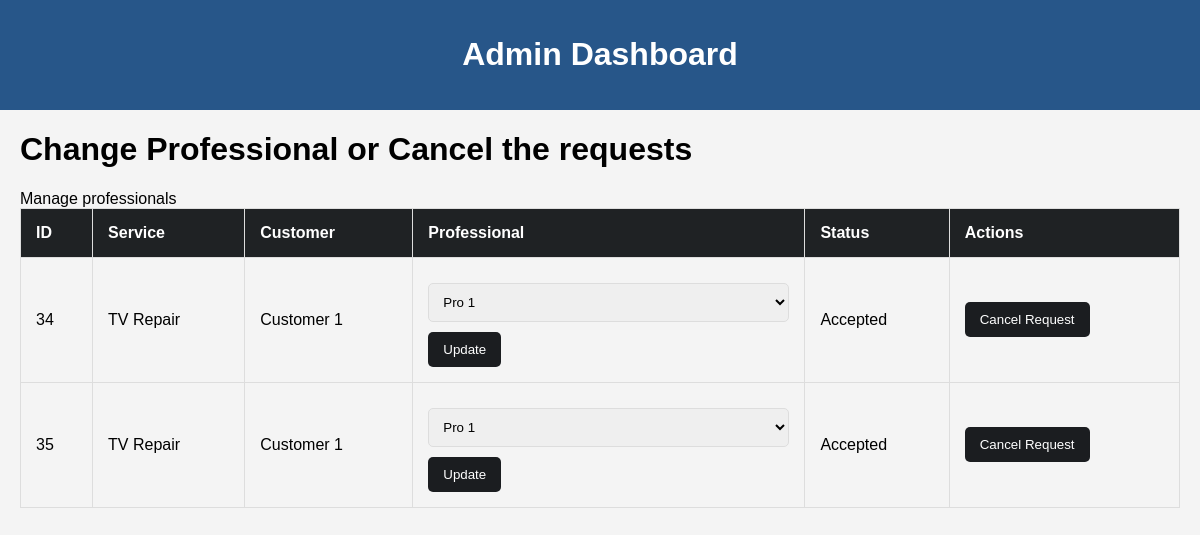
/adminedit/2 (signed in), run on the app's committed database.
### app.py (models this page shows, shortened)
class ServiceRequest(db.Model,UserMixin):
    __tablename__ = 'service_request'
    id = db.Column(db.Integer, primary_key=True, autoincrement=True)
    service_id = db.Column(db.Integer, db.ForeignKey('service.id'), nullable=False)
    customer_id = db.Column(db.Integer, db.ForeignKey('customer.id'), nullable=False)
    date_of_request = db.Column(db.DateTime, nullable=False, default=datetime.utcnow)
    date_of_completion = db.Column(db.DateTime, nullable=True)
    status = db.Column(db.Enum(StatusEnum), nullable=False, default=StatusEnum.Pending)
    remarks = db.Column(db.String(500), nullable=True)
    package_id = db.Column(db.Integer, db.ForeignKey('packages.id'), nullable=True)
    professional_id = db.Column(db.Integer, db.ForeignKey('service_professional.id'), nullable=True)
    customer = db.relationship('Customer', backref=db.backref('customer_requests', lazy=True))
    service = db.relationship('Service', backref=db.backref('service_requests', lazy=True))
    professional = db.relationship('ServiceProfessional', backref='service_requests')

class Service(db.Model, UserMixin):
    __tablename__ = 'service'
    id = db.Column(db.Integer, primary_key=True, autoincrement=True)
    price = db.Column(db.Float, nullable=False)
    time_required = db.Column(db.String(150), nullable=False)
    description = db.Column(db.String(500), nullable=True)
    servicename = db.Column(db.String(150), db.ForeignKey('service_professional.servicename'), nullable=False)
    service_professional = db.relationship('ServiceProfessional', back_populates='services')
    packages = db.relationship('Package', back_populates='service', lazy='joined')

class Customer(db.Model, UserMixin):
    __tablename__ = 'customer'
    id = db.Column(db.Integer, primary_key=True, autoincrement=True)
    name = db.Column(db.String(150), nullable=False)
    pincode = db.Column(db.Integer, nullable=True)
    address = db.Column(db.String(150), nullable=True)
    username = db.Column(db.String(150), unique=True, nullable=False)
    mobile = db.Column(db.String(15), nullable=True)
    email = db.Column(db.String(150), unique=True, nullable=False)
    password = db.Column(db.String(150), nullable=False)
    block = db.Column(db.Boolean, default=False)

### app.py (the view)
    @app.route('/adminedit/<int:request_id>',methods=['GET','POST'])
    @login_required
    def adminedit(request_id):
        requests = ServiceRequest.query.all()
        professionals = ServiceProfessional.query.all()
        return render_template("adminedit.html",request_id=request_id,requests=requests,professionals=professionals)

### app.py (called while the page is built)
@login_manager.user_loader
def load_user(user_id):
    user = db.session.get(Customer, int(user_id))
    if user:
        return user
    user = db.session.get(Admin, int(user_id))
    if user:
        return user
    user = db.session.get(ServiceProfessional, int(user_id))
    return user  # This will return None if no user is found

### templates/adminedit.html (shortened to what this page needs)
<!DOCTYPE html>
<html lang="en">
<head>
    <link rel="stylesheet" href="https://cdnjs.cloudflare.com/ajax/libs/font-awesome/6.0.0-beta3/css/all.min.css">
</head>
<body>
    <div class="header">
        <h1>Admin Dashboard</h1>
    </div>
    <div class="container my-5">
        <h1>Change Professional or Cancel the requests</h1>
        <div class="alert alert-info">Manage professionals</div>
        <table class="table table-striped">
            <thead>
                <tr>
                    <th>ID</th>
                    <th>Service</th>
                    <th>Customer</th>
                    <th>Professional</th>
                    <th>Status</th>
                    <th>Actions</th>
                </tr>
            </thead>
            <tbody>
                {% for request in requests %}
                    {% if request.status.value == "Pending" or request.status.value == "Accepted" %}
                    <tr>
                        <td>{{ request.id }}</td>
                        <td>{{ request.service.servicename }}</td>
                        <td>{{ request.customer.name }}</td>
                        <td>
                            <form method="POST" action="{{ url_for('change_professional', request_id=request.id) }}">
                                <select name="professional_id" class="form-select">
                                    {% for professional in professionals %}
                                    {% if professional.servicename == request.service.servicename %}
                                    <option value="{{ professional.id }}" selected>{{ professional.name }}</option>
                                    {% endif %}
                                    {% endfor %}
                                </select>
                                <button class="btn btn-primary btn-sm mt-2">Update</button>
                            </form>
                        </td>
                        <td>{{ request.status.value }}</td>
                        <td>
                            <form method="POST" action="{{ url_for('cancel_requestadmin', request_id=request.id) }}">
                                <button class="btn btn-danger btn-sm background=red">Cancel Request</button>
                            </form>
                        </td>
                    </tr>
                    {% endif %}
                {% endfor %}
            </tbody>
        </table>
    </div>
</body>
</html>

### templates/adminedit.html (style rules this page uses)
body { font-family: Arial, sans-serif; margin: 0; padding: 0; background-color: #f4f4f4; }
.header { background-color: #275689; color: #fff; padding: 15px 20px; text-align: center; }
.container { margin: 20px; }
input[type="text"], input[type="number"], select, textarea { width: 100%; padding: 10px; margin: 10px 0; border: 1px solid #ddd; border-radius: 5px; }
button { background-color: #1b1d20; color: #fff; padding: 10px 15px; border: none; border-radius: 5px; cursor: pointer; }
table { width: 100%; border-collapse: collapse; }
table, th, td { border: 1px solid #ddd; }
th, td { padding: 15px; text-align: left; }
th { background-color: #1f2224; color: white; }

### data on the page
ServiceRequest: id "34", service.servicename "TV Repair", customer.name "Customer 1", status.value "Accepted"
ServiceRequest: id "35", service.servicename "TV Repair", customer.name "Customer 1", status.value "Accepted"

### other printed values
form field professional_id "Pro 1"
